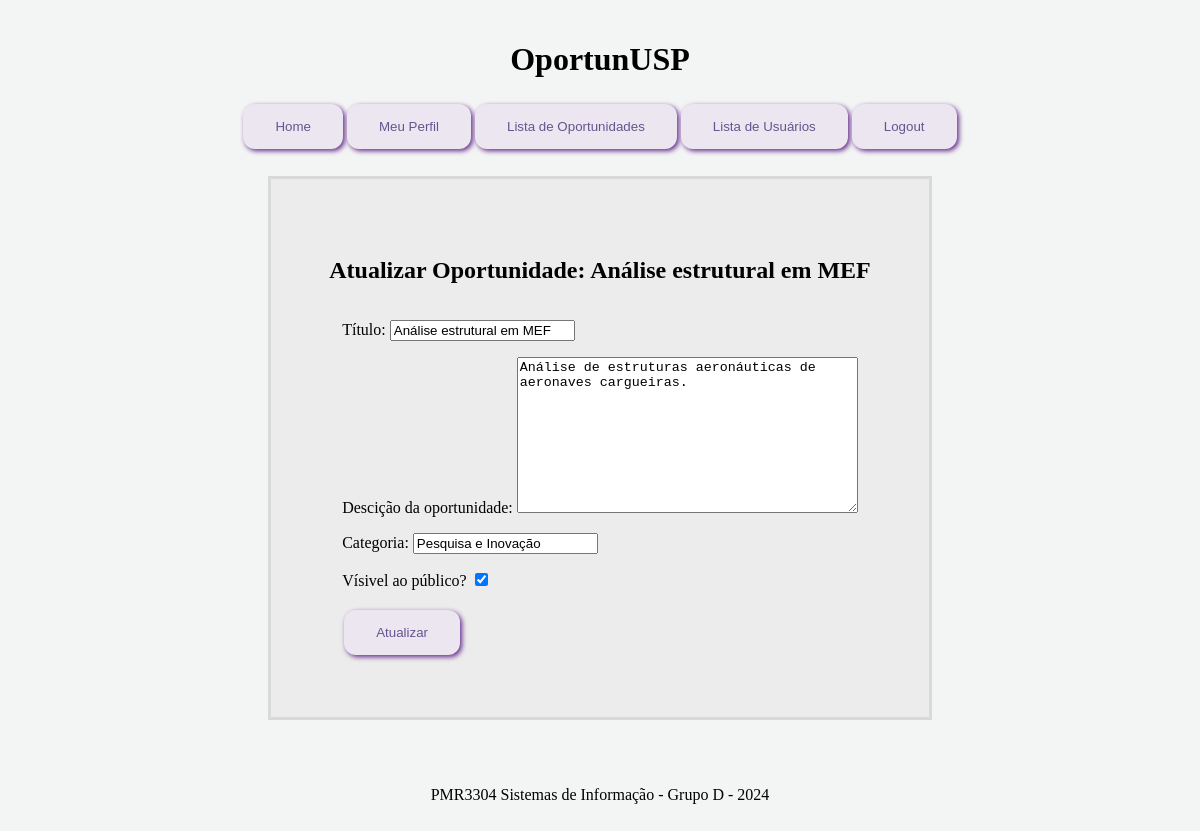
The page /opportunity_edit/7/ (signed in) on the database its author committed.
### oportunidades/models.py (models this page shows, shortened)
class Opportunity(models.Model):
    title = models.CharField(max_length=255)
    description = models.TextField()
    posted_by = models.ForeignKey(User, on_delete=models.CASCADE, related_name='posted_opportunities')  # Quem publicou
    category = models.CharField(max_length=100)  # Área da pesquisa
    date_posted = models.DateTimeField(auto_now_add=True)
    is_active = models.BooleanField(default=True)  # Se a oportunidade está ativa
    subscribers = models.ManyToManyField(User, related_name='subscribed_opportunities', blank=True)  # Usuários inscritos

### oportunidades/views.py (the view, shortened to what this page needs)
# urls.py: path('opportunity_edit/<int:pk>/', views.opportunity_edit_updateView.as_view(), name='opportunity_edit'),
@method_decorator(login_required, name='dispatch')
class opportunity_edit_updateView(View):
    def get(self, request, pk):
        opportunity = get_object_or_404(Opportunity, pk=pk)
        form = PostForm(
            initial={
                'title': opportunity.title,
                'description' : opportunity.description,
                'category': opportunity.category,
                'is_active': opportunity.is_active
            })
        context = {'opportunity': opportunity, 'form':form}
        return render(request, 'oportunidades/opportunity_edit.html', context)

### oportunidades/forms.py
class PostForm(forms.ModelForm):
    class Meta:
        model = Opportunity
        fields = [
            'title',
            'description',
            'category',
            'is_active',
        ]
        labels = {
            'title' : 'Título',
            'description':'Descição da oportunidade',
            'category':'Categoria' ,
            'is_active':'Vísivel ao público?',
        }

### oportunidades/templates/oportunidades/opportunity_edit.html (shortened to what this page needs)
{% extends 'base_generic.html' %}
{% block content %}
<h2>Atualizar Oportunidade: {{ opportunity.title }} </h2>
<form method="post" action="{% url  'opportunity_edit' opportunity.pk %}">
  {{ form.as_p }}
  <button type="submit"> Atualizar </button>
</form>
{% endblock %}

### oportunidades/static/style.css (style rules this page uses)
:root { --button-color:#ECE6F0; --button-hoverColor: #652a8c; --background-color: #F3F5F4; --header-color: #F3F5F4; --nav_color: #6e55a6 ; --content-color: #ececec; --accent-color: #ffffff; --border-color: #00000015; --text-dark:#65558F; --card-background: #e4dde8; }
body { height: 100vh; display: flex; flex-direction: column; background-color: var(--background-color); align-items: center; flex-grow: 1; padding:1%; }
button { background-color: var(--button-color); border: none; color: white; padding: 15px 32px; text-align: center; margin: 4px 2px; border-radius: 12px; transition: background-color 0.3s ease; color: var(--text-dark); box-shadow: 2px 2px 5px var(--button-hoverColor); }

### rows shown on the page
Opportunity: title "Análise estrutural em MEF", description "Análise de estruturas aeronáuticas de aeronaves cargueiras.", category "Pesquisa e Inovação", is_active "☑"
